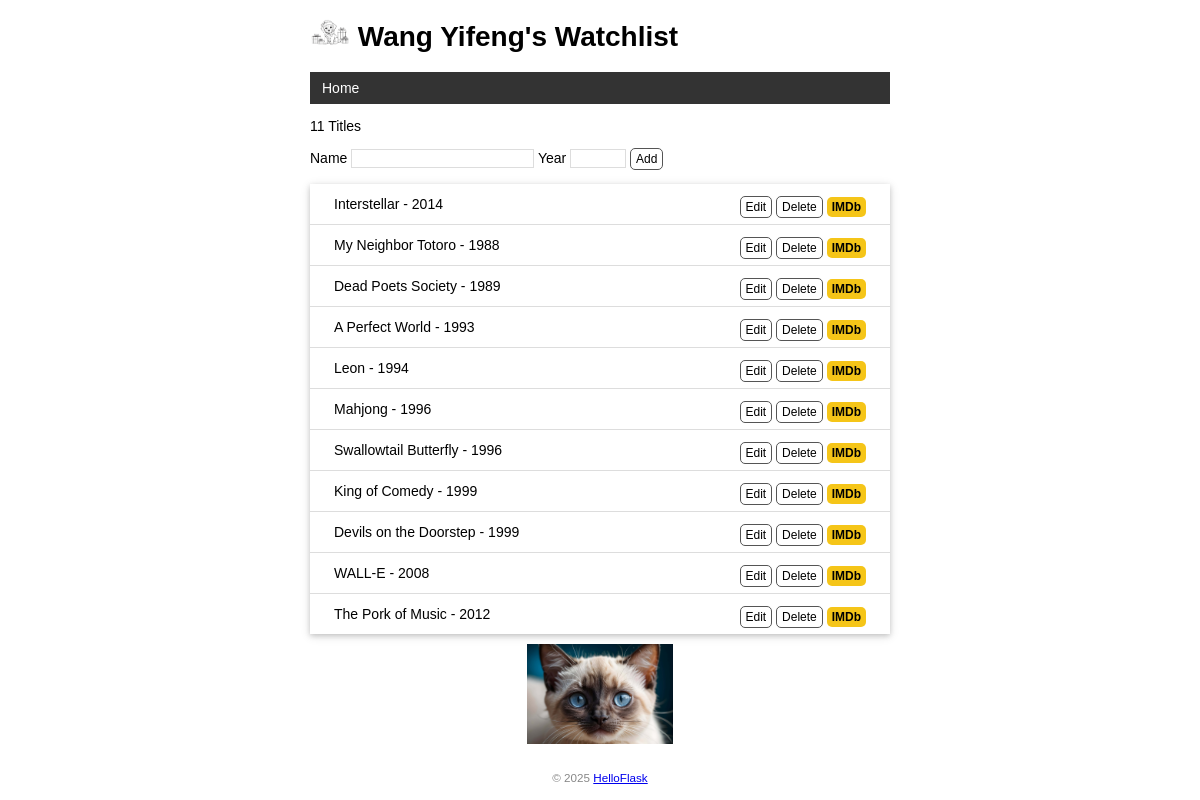
The page / on the database its author committed.
### app.py (models this page shows)
class User(db.Model):
    __tablename__ = 'user'
    id:Mapped[int] = mapped_column(primary_key=True)
    name:Mapped[str] = mapped_column(String(20))

class Movie(db.Model):
    __tablename__='movie'
    id:Mapped[int]=mapped_column(primary_key=True)
    title:Mapped[str]=mapped_column(String(60))
    year:Mapped[str] = mapped_column(String(4))

### app.py (the view, shortened to what this page needs)
@app.route('/',methods=['GET','POST'])
def index():
    user = db.session.execute(select(User)).scalar()
    movies = db.session.execute(select(Movie)).scalars().all()
    return render_template('index.html',movies=movies)

### app.py (called while the page is built)
@app.context_processor
def inject_user():
    user = db.session.execute(select(User)).scalar()
    return dict(user=user)

### templates/index.html
{% extends 'base.html' %}
{% block content %}
<p>{{ movies|length }} Titles</p>
<form method="post">
    Name <input type="text" name="title" autocomplete="off" required>
    Year <input type="text" name="year" autocomplete="off" required>
    <input class="btn" type="submit" name="submit" value="Add">
</form>
<ul class="movie-list">
    {% for movie in movies %}
    <li>{{ movie.title }} - {{ movie.year }}
        <span class="float-right">
            <a class="btn" href="{{ url_for('edit', movie_id=movie.id) }}">Edit</a>
            <form class="inline-form" method="post" action="{{ url_for('delete', movie_id=movie.id) }}">
                <input class="btn" type="submit" name="delete" value="Delete" onclick="return confirm('Are you sure?')">
            </form>
            <a class="imdb" href="https://www.imdb.com/find?q={{ movie.title }}" target="_blank" title="Find this movie on IMDb">IMDb</a>
        </span>
    </li>
    {% endfor %}
</ul>
<img alt="Walking Totoro" class="totoro" src="{{ url_for('static', filename='xiumao.jpg') }}" title="to~to~ro~">
{% endblock %}

### templates/base.html (shortened to what this page needs)
<!DOCTYPE html>
<html lang="en">
<head>
    {% block head %}
    <link rel="stylesheet" href="{{ url_for('static', filename='style.css') }}" type="text/css">
    {% endblock %}
</head>
<body>
    <h1>
        <img alt="Avatar" class="avatar" src="{{ url_for('static', filename='xiugou.png') }}">
        {{ user.name }}'s Watchlist
    </h1>
    <nav>
        <ul>
            <li><a href="{{ url_for('index') }}">Home</a></li>
        </ul>
    </nav>
    {% block content %}{% endblock %}
    <footer>
        <small>&copy; 2025 <a href="http://helloflask.com/book/3">HelloFlask</a></small>
    </footer>
</body>
</html>

### static/style.css (style rules this page uses)
body { margin: auto; max-width: 580px; font-size: 14px; font-family: Helvetica, Arial, sans-serif; }
footer { color: #888; margin-top: 15px; text-align: center; padding: 10px; }
.avatar { width: 40px; }
.movie-list { list-style-type: none; padding: 0; margin-bottom: 10px; box-shadow: 0 2px 5px 0 rgba(0, 0, 0, 0.16), 0 2px 10px 0 rgba(0, 0, 0, 0.12); }
.movie-list li { padding: 12px 24px; border-bottom: 1px solid #ddd; }
.movie-list li:last-child { border-bottom:none; }
.totoro { display: block; margin: 0 auto; height: 100px; }
nav ul { list-style-type: none; margin: 0; padding: 0; overflow: hidden; background-color: #333; }
nav li { float: left; }
nav li a { display: block; color: white; text-align: center; padding: 8px 12px; text-decoration: none; }
.float-right { float: right; }
.imdb { font-size: 12px; font-weight: bold; color: black; text-decoration: none; background: #F5C518; border-radius: 5px; padding: 3px 5px; }
input[type=submit] { font-family: inherit; }
input[type=text] { border: 1px solid #ddd; }
input[name=year] { width: 50px; }
.btn { font-size: 12px; padding: 3px 5px; text-decoration: none; cursor: pointer; background-color: white; color: black; border: 1px solid #555555; border-radius: 5px; }
.inline-form { display: inline; }

### rows shown on the page
User: name "Wang Yifeng"
Movie: title "Interstellar", year "2014"
Movie: title "My Neighbor Totoro", year "1988"
Movie: title "Dead Poets Society", year "1989"
Movie: title "A Perfect World", year "1993"
Movie: title "Leon", year "1994"
Movie: title "Mahjong", year "1996"
Movie: title "Swallowtail Butterfly", year "1996"
Movie: title "King of Comedy", year "1999"
Movie: title "Devils on the Doorstep", year "1999"
Movie: title "WALL-E", year "2008"
Movie: title "The Pork of Music", year "2012"

### other values the page prints
{{ movies|length }} "11"
